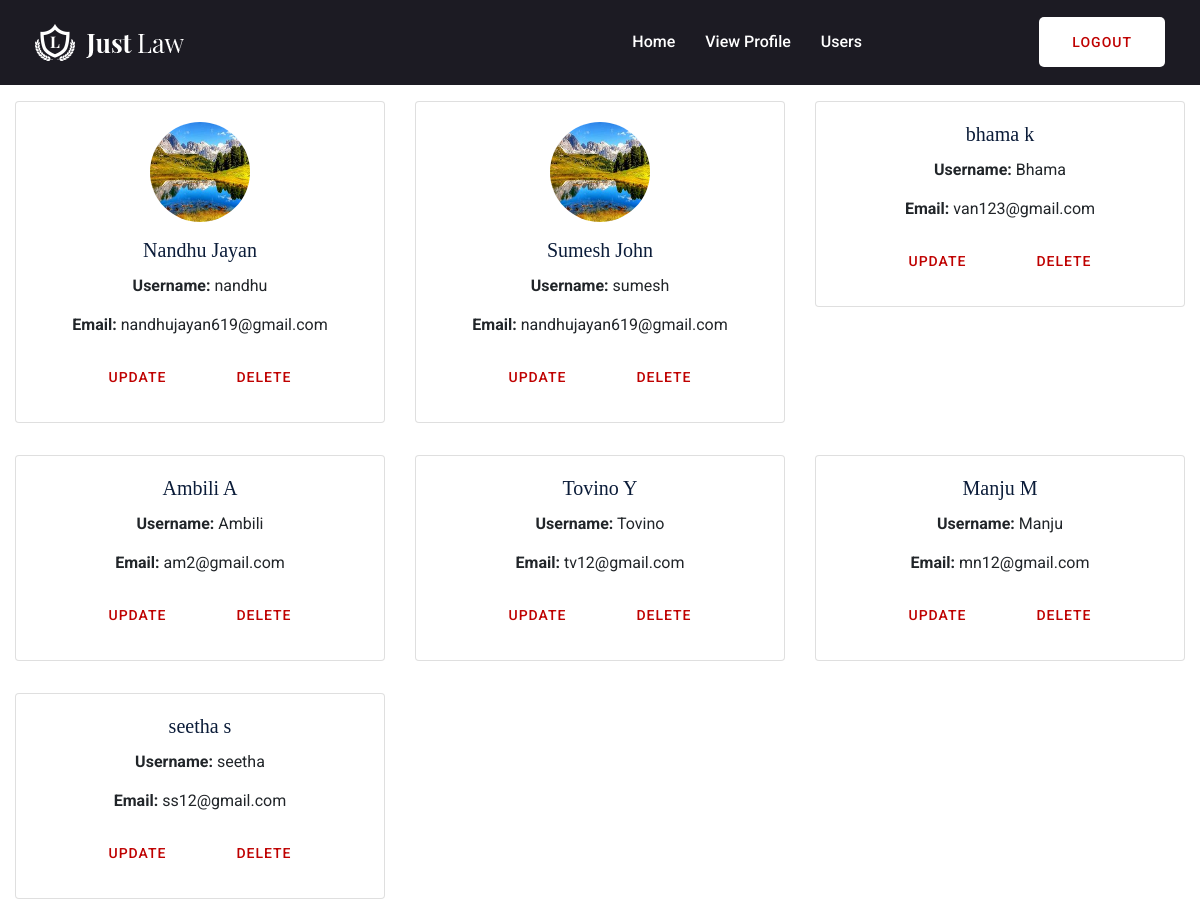
The page /view_all_users/ (signed in) on the database its author committed.
### legallinkerapp/models.py (models this page shows, shortened)
class UserProfile(models.Model):
    user = models.OneToOneField(User, on_delete=models.CASCADE)
    first_name = models.CharField(max_length=100)
    last_name = models.CharField(max_length=100)
    phone_number = models.CharField(max_length=15, blank=True, null=True)
    profile_pic = models.ImageField(upload_to='profile_pics/', blank=True, null=True)
    approved = models.BooleanField(default=False)

### legallinkerapp/views.py (the view)
# urls.py: path('view_all_users/', view_all_users, name='view_all_users'),
def view_all_users(request):
    users  = UserProfile.objects.all()
    return render(request,"admin/users.html",{"users":users})

### legallinkerapp/templates/admin/users.html (shortened to what this page needs)
{% if user.is_authenticated %}
    {% if user.is_superuser %}
        {% include 'admin/header.html' %}
    {% elif user.userprofile %}
        {% include 'user/header.html' %}
    {% else %}
        {% include 'advocate/header.html' %}
    {% endif %}
{% endif %} {% load static %}
<div class="container">
  <div class="row">
    {% for user in users %}
    <div class="col-md-4">
      <div class="card my-3">
        <div class="card-body text-center">
          {% if user.profile_pic %}
          <img
            src="{{ user.profile_pic.url }}"
            class="rounded-circle mb-3"
            alt="{{ user.first_name }}'s profile picture"
            style="width: 100px; height: 100px"
          />
          {% endif %}
          <h5 class="card-title">{{ user.first_name }} {{ user.last_name }}</h5>
          <p class="card-text">
            <strong>Username:</strong> {{ user.user.username }}
          </p>
          <p class="card-text"><strong>Email:</strong> {{ user.user.email }}</p>
          <button
            type="button"
            class="btn btn-primary"
            data-toggle="modal"
            data-target="#updateModal{{ user.id }}"
          >
            Update
          </button>
          <form
            action="{% url 'delete_user' user.id %}"
            method="POST"
            class="d-inline-block"
          >
            <button type="submit" class="btn btn-danger">Delete</button>
          </form>
        </div>
      </div>
    </div>
    {% endfor %}
  </div>
</div>

### legallinkerapp/templates/advocate/header.html (shortened to what this page needs)
<!DOCTYPE html>
<html class="no-js" lang="zxx">
  <head>
    {% load static %}
    <link rel="stylesheet" href="{% static 'assets/css/bootstrap.min.css' %}" />
    <link
      rel="stylesheet"
      href="{% static 'assets/css/owl.carousel.min.css' %}"
    />
    <link rel="stylesheet" href="{% static 'assets/css/slicknav.css' %}" />
    <link rel="stylesheet" href="{% static 'assets/css/animate.min.css' %}" />
    <link
      rel="stylesheet"
      href="{% static 'assets/css/magnific-popup.css' %}"
    />
    <link
      rel="stylesheet"
      href="{% static 'assets/css/fontawesome-all.min.css' %}"
    />
    <link rel="stylesheet" href="{% static 'assets/css/themify-icons.css' %}" />
    <link rel="stylesheet" href="{% static 'assets/css/flaticon.css' %}" />
    <link rel="stylesheet" href="{% static 'assets/css/slick.css' %}" />
    <link rel="stylesheet" href="{% static 'assets/css/nice-select.css' %}" />
    <link rel="stylesheet" href="{% static 'assets/css/style.css' %}" />
  </head>
  <body>
    <header>
      <div class="header-area header-sticky">
        <div class="container-fluid">
          <div class="row align-items-center">
            <div class="col-xl-2 col-lg-1 col-md-1">
              <div class="logo">
                <a href="{% url 'advocateDashboard' %}"
                  ><img src="{% static 'assets/img/logo/logo.png' %}" alt=""
                /></a>
              </div>
            </div>
            <div class="col-xl-7 col-lg-8 col-md-6">
              <div class="main-menu f-right d-none d-lg-block">
                <nav>
                  <ul id="navigation">
                    <li><a href="{% url 'advocateDashboard' %}">Home</a></li>
                    <li>
                      <a href="{% url 'view_advocate_profile' %}"
                        >View Profile</a
                      >
                    </li>
                    <li>
                      <a href="{% url 'advocate_message_list' %}"
                        >Users</a
                      >
                    </li>
                  </ul>
                </nav>
              </div>
            </div>
            <div class="col-xl-3 col-lg-3 col-md-3">
              <div class="header-btn d-none d-lg-block f-right">
                <a href="/logout" class="btn header-btn">Logout</a>
              </div>
            </div>
            <div class="col-12">
            </div>
          </div>
        </div>
      </div>
    </header>
  </body>
</html>

### rows shown on the page
UserProfile: profile_pic (picture), first_name "Nandhu", last_name "Jayan", user.username "nandhu", user.email "nandhujayan619@gmail.com"
UserProfile: profile_pic (picture), first_name "Sumesh", last_name "John", user.username "sumesh", user.email "nandhujayan619@gmail.com"
UserProfile: first_name "bhama", last_name "k", user.username "Bhama", user.email "van123@gmail.com"
UserProfile: first_name "Ambili", last_name "A", user.username "Ambili", user.email "am2@gmail.com"
UserProfile: first_name "Tovino", last_name "Y", user.username "Tovino", user.email "tv12@gmail.com"
UserProfile: first_name "Manju", last_name "M", user.username "Manju", user.email "mn12@gmail.com"
UserProfile: first_name "seetha", last_name "s", user.username "seetha", user.email "ss12@gmail.com"
